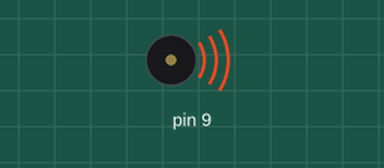
This sketch was run on a simulated Arduino Uno, built with avr-gcc and run on an emulated ATmega328P. Parts: buzzer (waves = sounding).

Above: at 0.1 s.
Timing chart, 0 to 1.6 s (numbered marks = the images above):
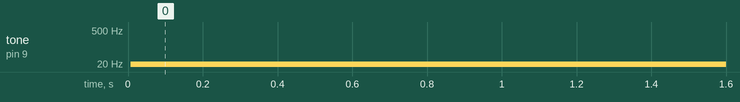

The sketch:

MS2SpeakerTest_Pass.ino
```cpp
#include <toneAC.h>

void setup() {} // Nothing to setup, just start playing!

void loop() {
  //for (unsigned long freq = 15; freq <= 15000; freq += 10) {
    toneAC(25); // Play the frequency (150 Hz to 15 kHz in 10 Hz steps).
    delay(1);     // Wait 1 ms so you can hear it.
    toneAC(30); // Play the frequency (150 Hz to 15 kHz in 10 Hz steps).
    delay(1);     // Wait 1 ms so you can hear it.
    toneAC(20); // Play the frequency (150 Hz to 15 kHz in 10 Hz steps).
    delay(1);     // Wait 1 ms so you can hear it.
    toneAC(10); // Play the frequency (150 Hz to 15 kHz in 10 Hz steps).
    delay(1);     // Wait 1 ms so you can hear it.

 // }
  //toneAC(0); // Turn off toneAC, can also use noToneAC().

  //while(1); // Stop (so it doesn't repeat forever driving you crazy--you're welcome).
}
```

Measured:
- by itself, tone on pin 9: silent → 10 Hz at 0.01 s
